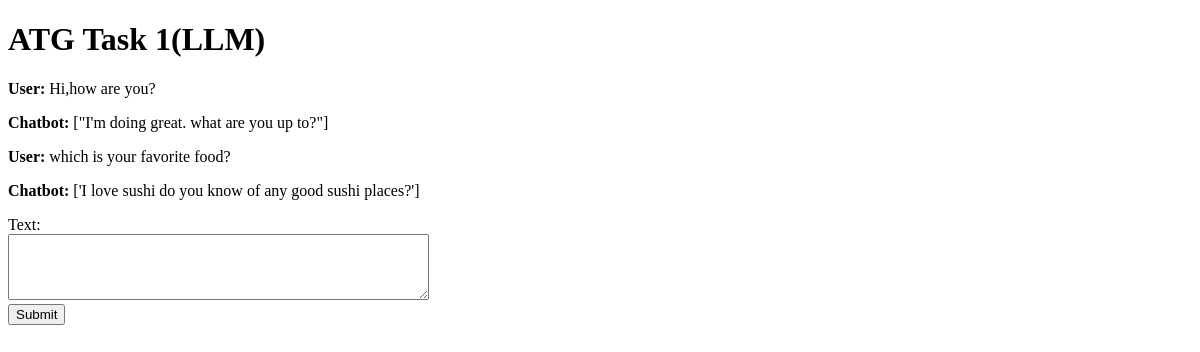
The page / on the database its author committed.
### chats/models.py (models this page shows, shortened)
class ChatMessage(models.Model):
    sender = models.CharField(max_length=100)
    message = models.TextField()
    timestamp = models.DateTimeField(auto_now_add=True)

### atg/views.py (the view, shortened to what this page needs)
# urls.py: path("",views.index, name='index'),
def index(request):
    if 'chat_history' not in request.session:
        request.session['chat_history'] = []
    chat_messages = ChatMessage.objects.all()
    context = {'chat_messages': chat_messages}
    return render(request, 'index.html', context)

### templates/index.html (shortened to what this page needs)
<!DOCTYPE html>
<html>
    <head>
    </head>
    <body>
        <div class="msgs">
        <h1>ATG Task 1(LLM)</h1>
        <div id="conversation">
            {% for entry in chat_messages %}
                <p><strong>{{ entry.sender }}:</strong> {{ entry.message }}</p>
            {% endfor %}
        </div>
    </div>
    <div class="input">
        <form method="post">
            <label for="text">Text:</label><br>
            <textarea name="text" id="text" rows="4" cols="50"></textarea><br>
            <input type="submit" value="Submit">
        </form>
        </div>
    </body>
</html>

### rows shown on the page
ChatMessage: sender "User", message "Hi,how are you?"
ChatMessage: sender "Chatbot", message "[\"I'm doing great. what are you up to?\"]"
ChatMessage: sender "User", message "which is your favorite food?"
ChatMessage: sender "Chatbot", message "['I love sushi do you know of any good sushi places?']"
